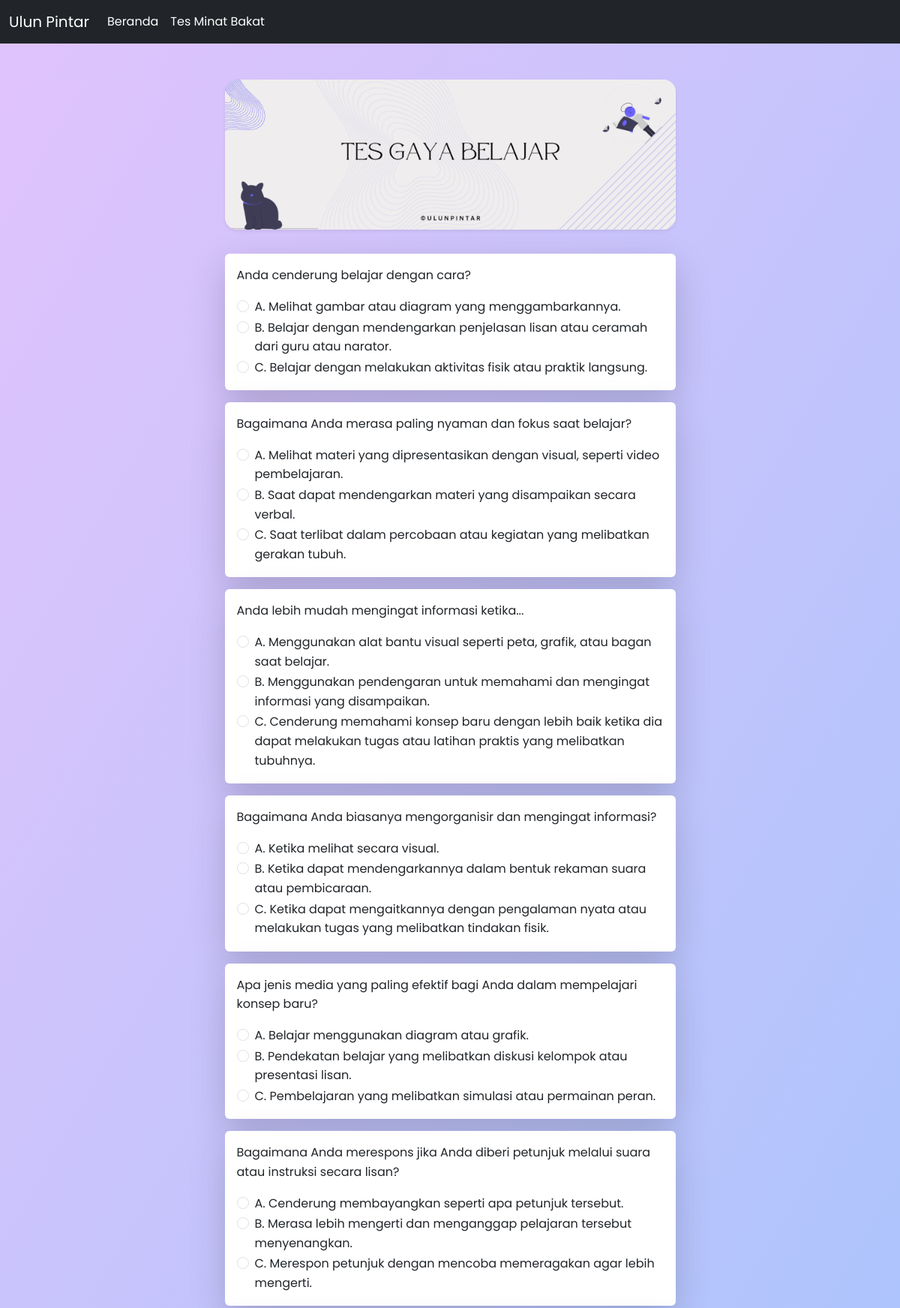
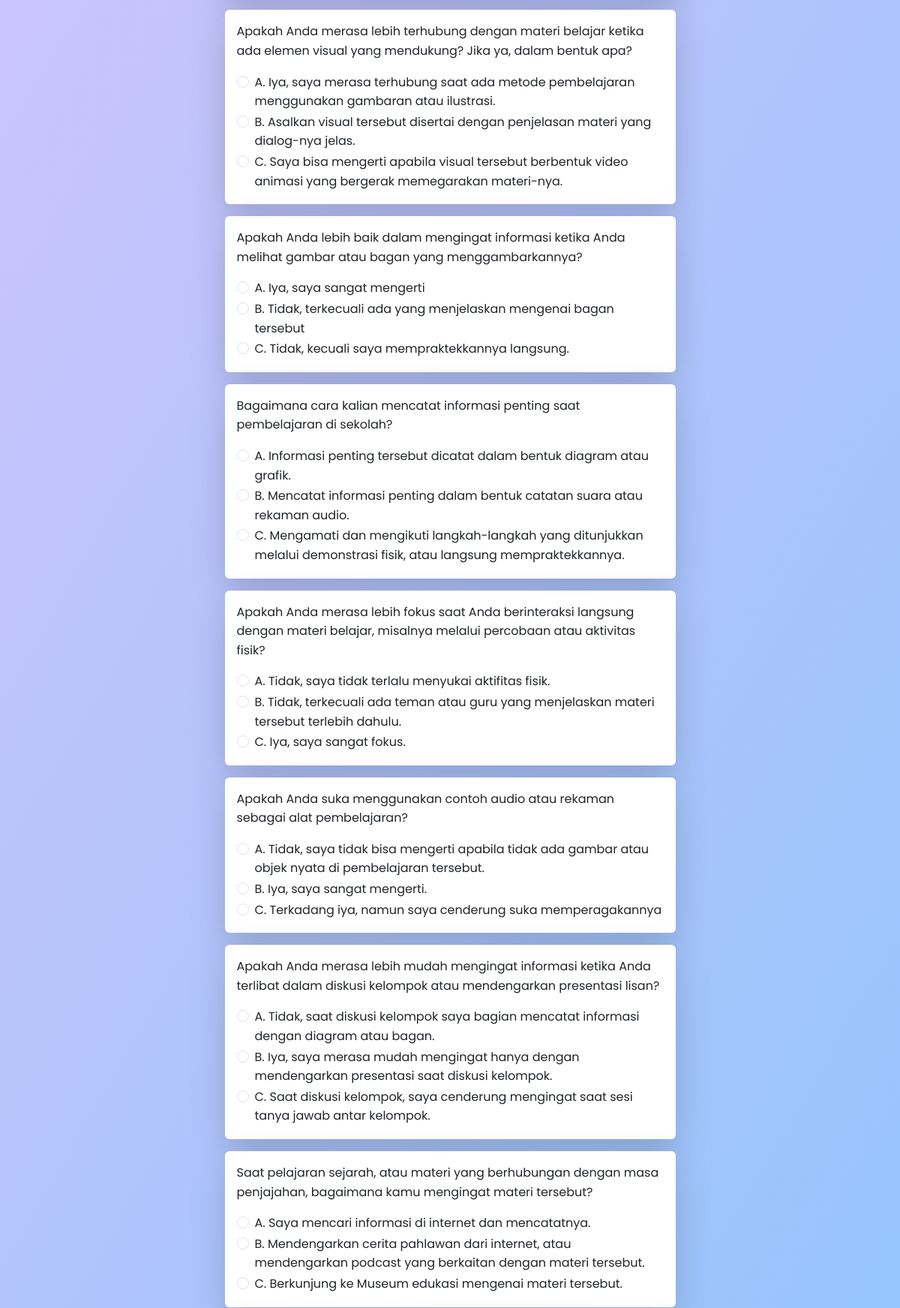
Screenshot of /pages/gayaBelajar.php (signed in, upper part) with the database file from the repository (2 pictures, top to bottom).
### tables this page shows
CREATE TABLE `data_gaya_belajar` (
  `id` int NOT NULL,
  `soal` text,
  `opsi_satu` text,
  `opsi_dua` text,
  `opsi_tiga` text
);

### functions/functions.php (called while the page is built, shortened)
<?php
$conn = mysqli_connect("localhost", "root", "", "ulunpintar");
function query($query) {
    global $conn;
    $result = mysqli_query($conn, $query);
    $rows = [];
    while( $row = mysqli_fetch_assoc($result)){
        $rows[] = $row;
    }
    return $rows;
}
$getSoal = query("SELECT * FROM data_gaya_belajar");
?>

### pages/gayaBelajar.php (the view, shortened to what this page needs)
<?php
require '../functions/functions.php';
?>
<?php require '../views/layouts/header.php'; ?>
<?php require '../views/layouts/navbar.php'; ?>
<div style="width: 100%; height: max-content; background-image: linear-gradient(120deg, #e0c3fc 0%, #8ec5fc 100%); ">
  <div class="container d-flex justify-content-center my-5 flex-column gap-3" style="max-width: 625px;">
    <div class="banner d-flex justify-content-center">
      <img src="../assets/banner/banner-soal.png" class="rounded-4 shadow-sm" width="100%">
    </div>
    <form action="" method="post" class="d-flex flex-column my-3 gap-3">
      <?php foreach ($getSoal as $index => $gs) : ?>
        <div class="d-flex flex-column shadow-md rounded p-3 bg-white shadow-lg" style="width: 100%;">
          <div class="mb-3">
            <p class="mb-0 flex-fill border-0" id="soal" name="soal" style="width: 100%; height: max-content; resize: none;" readonly><?= $gs['soal']; ?></p>
          </div>
          <div>
            <div class="form-check">
              <input type="radio" required class="form-check-input checkbox-group" name="checkboxGroup[<?= $index; ?>]" data-question="<?= $index; ?>" id="checkboxA<?= $index; ?>" value="opsi_satu">
              <label class="form-check-label" for="checkboxA<?= $index; ?>">A. <?= $gs['opsi_satu']; ?></label>
            </div>
            <div class="form-check">
              <input type="radio" required class="form-check-input checkbox-group" name="checkboxGroup[<?= $index; ?>]" data-question="<?= $index; ?>" id="checkboxB<?= $index; ?>" value="opsi_dua">
              <label class="form-check-label" for="checkboxB<?= $index; ?>">B. <?= $gs['opsi_dua']; ?></label>
            </div>
            <div class="form-check">
              <input type="radio" required class="form-check-input checkbox-group" name="checkboxGroup[<?= $index; ?>]" data-question="<?= $index; ?>" id="checkboxC<?= $index; ?>" value="opsi_tiga">
              <label class="form-check-label" for="checkboxC<?= $index; ?>">C. <?= $gs['opsi_tiga']; ?></label>
            </div>
          </div>
        </div>
      <?php endforeach; ?>
    </form>
  </div>
</div>
<?php require '../views/layouts/footer.php'; ?>

### views/layouts/header.php (shortened to what this page needs)
<!DOCTYPE html>
<html lang="en">
<head>
    <link href="https://cdn.jsdelivr.net/npm/bootstrap@5.3.0/dist/css/bootstrap.min.css" rel="stylesheet">
    <link rel="stylesheet" type="text/css" href="https://cdnjs.cloudflare.com/ajax/libs/font-awesome/6.4.0/css/all.min.css">
    <link rel="stylesheet" href="../src/css/footer.css">
    <link rel="stylesheet" href="../views/src/css/footer.css">
    <link rel="stylesheet" href="views/src/css/footer.css">
</head>
<body>

### views/layouts/navbar.php (shortened to what this page needs)
<nav class="navbar navbar-expand-lg navbar-dark bg-dark d-flex flex-column">
  <div class="container-fluid">
    <a class="navbar-brand" href="../">Ulun Pintar</a>
    <div class="collapse navbar-collapse" id="navbarNav">
      <ul class="navbar-nav">
          <li class="nav-item">
            <a class="nav-link active" href="../">Beranda</a>
          </li>
          <li class="nav-item">
            <a class="nav-link active" href="../views/mainMenu.php">Tes Minat Bakat</a>
          </li>
      </ul>
  </div>
</nav>

### views/layouts/footer.php (shortened to what this page needs)
</body>
</html>

### views/src/css/footer.css (style rules this page uses)
body { line-height: 1.5; font-family: 'Poppins', sans-serif; }
* { margin:0; padding:0; box-sizing: border-box; }
.container { max-width: 1170px; margin:auto; }
ul { list-style: none; }

### pages/gayaBelajar.php (style rules this page uses)
body { line-height: 1.6; background-image: linear-gradient(120deg, #e0c3fc 0%, #8ec5fc 100%); }
.bg-white { padding: 20px; }
.form-check-input[type="radio"] { cursor: pointer; }

### rows the page displays
data_gaya_belajar: soal "Anda cenderung belajar dengan cara?", opsi_satu "Melihat gambar atau diagram yang menggambarkannya.", opsi_dua "Belajar dengan mendengarkan penjelasan lisan atau ceramah dari guru atau narator.", opsi_tiga "Belajar dengan melakukan aktivitas fisik atau praktik langsung."
data_gaya_belajar: soal "Bagaimana Anda merasa paling nyaman dan fokus saat belajar?", opsi_satu "Melihat materi yang dipresentasikan dengan visual, seperti video pembelajaran.", opsi_dua "Saat dapat mendengarkan materi yang disampaikan secara verbal.", opsi_tiga "Saat terlibat dalam percobaan atau kegiatan yang melibatkan gerakan tubuh."
data_gaya_belajar: soal "Anda lebih mudah mengingat informasi ketika...", opsi_satu "Menggunakan alat bantu visual seperti peta, grafik, atau bagan saat belajar.", opsi_dua "Menggunakan pendengaran untuk memahami dan mengingat informasi yang disampaikan.", opsi_tiga "Cenderung memahami konsep baru dengan lebih baik ketika dia dapat melakukan tugas atau latihan praktis yang melibatkan tubuhnya."
data_gaya_belajar: soal "Bagaimana Anda biasanya mengorganisir dan mengingat informasi?", opsi_satu "Ketika melihat secara visual.", opsi_dua "Ketika dapat mendengarkannya dalam bentuk rekaman suara atau pembicaraan.", opsi_tiga "Ketika dapat mengaitkannya dengan pengalaman nyata atau melakukan tugas yang melibatkan tindakan fisik."
data_gaya_belajar: soal "Apa jenis media yang paling efektif bagi Anda dalam mempelajari konsep baru?", opsi_satu "Belajar menggunakan diagram atau grafik.", opsi_dua "Pendekatan belajar yang melibatkan diskusi kelompok atau presentasi lisan.", opsi_tiga "Pembelajaran yang melibatkan simulasi atau permainan peran."
data_gaya_belajar: soal "Bagaimana Anda merespons jika Anda diberi petunjuk melalui suara atau instruksi secara lisan?", opsi_satu "Cenderung membayangkan seperti apa petunjuk tersebut.", opsi_dua "Merasa lebih mengerti dan menganggap pelajaran tersebut menyenangkan.", opsi_tiga "Merespon petunjuk dengan mencoba memeragakan agar lebih mengerti."
data_gaya_belajar: soal "Apakah Anda merasa lebih terhubung dengan materi belajar ketika ada elemen visual yang mendukung? Jika ya, dalam bentuk apa?", opsi_satu "Iya, saya merasa terhubung saat ada metode pembelajaran menggunakan gambaran atau ilustrasi.", opsi_dua "Asalkan visual tersebut disertai dengan penjelasan materi yang dialog-nya jelas.", opsi_tiga "Saya bisa mengerti apabila visual tersebut berbentuk video animasi yang bergerak memegarakan materi-nya."
data_gaya_belajar: soal "Apakah Anda lebih baik dalam mengingat informasi ketika Anda melihat gambar atau bagan yang menggambarkannya?", opsi_satu "Iya, saya sangat mengerti", opsi_dua "Tidak, terkecuali ada yang menjelaskan mengenai bagan tersebut", opsi_tiga "Tidak, kecuali saya mempraktekkannya langsung."
data_gaya_belajar: soal "Bagaimana cara kalian mencatat informasi penting saat pembelajaran di sekolah?", opsi_satu "Informasi penting tersebut dicatat dalam bentuk diagram atau grafik.", opsi_dua "Mencatat informasi penting dalam bentuk catatan suara atau rekaman audio.", opsi_tiga "Mengamati dan mengikuti langkah-langkah yang ditunjukkan melalui demonstrasi fisik, atau langsung mempraktekkannya."
data_gaya_belajar: soal "Apakah Anda merasa lebih fokus saat Anda berinteraksi langsung dengan materi belajar, misalnya melalui percobaan atau aktivitas fisik?", opsi_satu "Tidak, saya tidak terlalu menyukai aktifitas fisik.", opsi_dua "Tidak, terkecuali ada teman atau guru yang menjelaskan materi tersebut terlebih dahulu.", opsi_tiga "Iya, saya sangat fokus."
data_gaya_belajar: soal "Apakah Anda suka menggunakan contoh audio atau rekaman sebagai alat pembelajaran?", opsi_satu "Tidak, saya tidak bisa mengerti apabila tidak ada gambar atau objek nyata di pembelajaran tersebut.", opsi_dua "Iya, saya sangat mengerti.", opsi_tiga "Terkadang iya, namun saya cenderung suka memperagakannya"
data_gaya_belajar: soal "Apakah Anda merasa lebih mudah mengingat informasi ketika Anda terlibat dalam diskusi kelompok atau mendengarkan presentasi lisan?", opsi_satu "Tidak, saat diskusi kelompok saya bagian mencatat informasi dengan diagram atau bagan.", opsi_dua "Iya, saya merasa mudah mengingat hanya dengan mendengarkan presentasi saat diskusi kelompok.", opsi_tiga "Saat diskusi kelompok, saya cenderung mengingat saat sesi tanya jawab antar kelompok."
data_gaya_belajar: soal "Saat pelajaran sejarah, atau materi yang berhubungan dengan masa penjajahan, bagaimana kamu mengingat materi tersebut?", opsi_satu "Saya mencari informasi di internet dan mencatatnya.", opsi_dua "Mendengarkan cerita pahlawan dari internet, atau mendengarkan podcast yang berkaitan dengan materi tersebut.", opsi_tiga "Berkunjung ke Museum edukasi mengenai materi tersebut."
